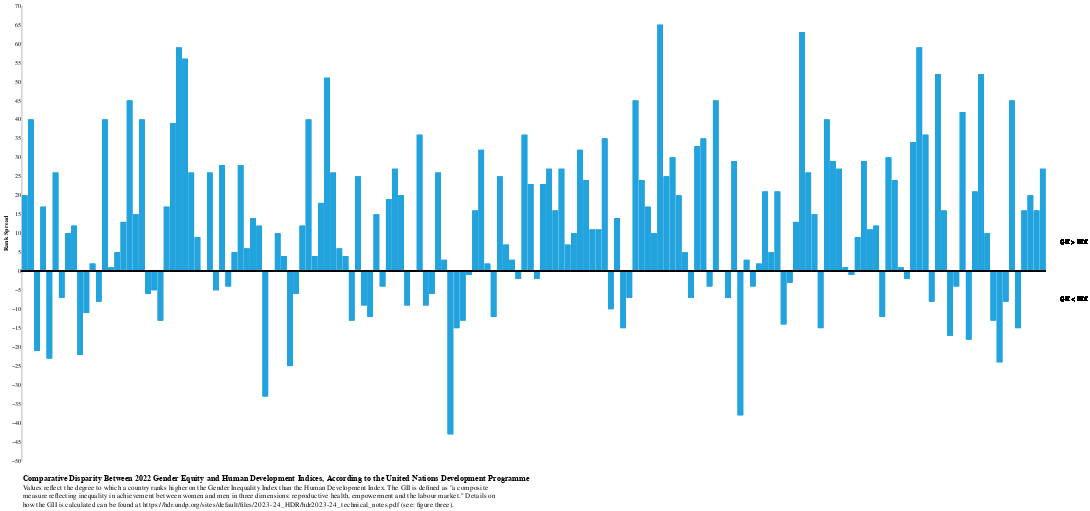

Notebook source saved alongside this figure:
### Code cell
threshold = 0

bar_click_positive = alt.selection_multi(encodings=["x"])
bar_click_negative = alt.selection_multi(encodings=["x"])

bars = alt.Chart(dev).mark_bar().encode(
    x=alt.X("Country:N", title=None, axis=None, sort=alt.EncodingSortField(field="HDI_Gender", order="descending")),
    y=alt.Y("HDI_Gender:Q", title='Rank Spread'),
    color=alt.condition(bar_click_positive, alt.value("#22a3dd"), alt.value("black"))
)

tooltip_layer_positive = bars.encode(
    tooltip=[
        alt.Tooltip("Country:N", title=" "),
        alt.Tooltip("HDI rank:Q", title="HDI Rank"),
        alt.Tooltip("GII Rank:Q", title="GII Rank")
    ]
).transform_filter(
    bar_click_positive
).add_selection(
    bar_click_positive
)

tooltip_layer_negative = bars.encode(
    tooltip=[
        alt.Tooltip("Country:N", title=" "),
        alt.Tooltip("HDI rank:Q", title="HDI Rank"),
        alt.Tooltip("GII Rank:Q", title="GII Rank")
    ]
).transform_filter(
    bar_click_negative
).add_selection(
    bar_click_negative
)

rule = alt.Chart().mark_rule(color='black').encode(
    y=alt.datum(threshold)
)

label_1 = rule.mark_text(
    x="width",
    dx=25,
    dy=50,
    align="left",
    baseline="middle",
    text='GII < HDI',
    fontSize=10,
    fontWeight='bold'
)

label_2 = rule.mark_text(
    x="width",
    dx=25,
    dy=-50,
    align="left",
    baseline="middle",
    text='GII > HDI',
    fontSize=10,
    fontWeight='bold'
)

bar = (bars + tooltip_layer_positive + tooltip_layer_negative + rule + label_1 + label_2).properties(
    width=1800,
    height=800,
    title={
        "text": 'Comparative Disparity Between 2022 Gender Equity and Human Development Indices, According to the United Nations Development Programme',
        "subtitle": [
            """Values reflect the degree to which a country ranks higher on the Gender Inequality Index than the Human Development Index. The GII is defined as "a composite """,
            """measure reflecting inequality in achievement between women and men in three dimensions: reproductive health, empowerment and the labour market." Details on """,
            """how the GII is calculated can be found at https://hdr.undp.org/sites/default/files/2023-24_HDR/hdr2023-24_technical_notes.pdf (see: figure three)."""
        ]
    }
).configure_title(
    fontSize=14,
    subtitleFontSize=13,
    align='left',
    anchor='start',
    baseline='bottom',
    orient='bottom',
    dx=35,
    dy=15
).configure_axis(
    ticks=False,
    grid=False
).configure_view(
    stroke=None
)

bar

### Figure 1 — Vega-Lite specification as saved in the notebook (floating-point values rounded to 4 significant figures; data arrays with more than 128 entries replaced by an {"elided": "..."} marker saying what was removed)
{"config": {"view": {"continuousWidth": 400, "continuousHeight": 300, "stroke": null}, "axis": {"grid": false, "ticks": false}, "title": {"align": "left", "anchor": "start", "baseline": "bottom", "dx": 35, "dy": 15, "fontSize": 14, "orient": "bottom", "subtitleFontSize": 13}}, "layer": [{"mark": "bar", "encoding": {"color": {"condition": {"value": "#22a3dd", "selection": "selector013"}, "value": "black"}, "x": {"axis": null, "field": "Country", "sort": {"field": "HDI_Gender", "order": "descending"}, "title": null, "type": "nominal"}, "y": {"field": "HDI_Gender", "title": "Rank Spread", "type": "quantitative"}}}, {"mark": "bar", "encoding": {"color": {"condition": {"value": "#22a3dd", "selection": "selector013"}, "value": "black"}, "tooltip": [{"field": "Country", "title": " ", "type": "nominal"}, {"field": "HDI rank", "title": "HDI Rank", "type": "quantitative"}, {"field": "GII Rank", "title": "GII Rank", "type": "quantitative"}], "x": {"axis": null, "field": "Country", "sort": {"field": "HDI_Gender", "order": "descending"}, "title": null, "type": "nominal"}, "y": {"field": "HDI_Gender", "title": "Rank Spread", "type": "quantitative"}}, "selection": {"selector013": {"type": "multi", "encodings": ["x"]}}, "transform": [{"filter": {"selection": "selector013"}}]}, {"mark": "bar", "encoding": {"color": {"condition": {"value": "#22a3dd", "selection": "selector013"}, "value": "black"}, "tooltip": [{"field": "Country", "title": " ", "type": "nominal"}, {"field": "HDI rank", "title": "HDI Rank", "type": "quantitative"}, {"field": "GII Rank", "title": "GII Rank", "type": "quantitative"}], "x": {"axis": null, "field": "Country", "sort": {"field": "HDI_Gender", "order": "descending"}, "title": null, "type": "nominal"}, "y": {"field": "HDI_Gender", "title": "Rank Spread", "type": "quantitative"}}, "selection": {"selector014": {"type": "multi", "encodings": ["x"]}}, "transform": [{"filter": {"selection": "selector014"}}]}, {"mark": {"type": "rule", "color": "black"}, "encoding": {"y": {"datum": 0}}}, {"mark": {"type": "text", "align": "left", "baseline": "middle", "dx": 25, "dy": 50, "fontSize": 10, "fontWeight": "bold", "text": "GII < HDI", "x": "width"}, "encoding": {"y": {"datum": 0}}}, {"mark": {"type": "text", "align": "left", "baseline": "middle", "dx": 25, "dy": -50, "fontSize": 10, "fontWeight": "bold", "text": "GII > HDI", "x": "width"}, "encoding": {"y": {"datum": 0}}}], "data": {"name": "data-930fc95ad1db54a51060040009162d10"}, "height": 800, "title": {"text": "Comparative Disparity Between 2022 Gender Equity and Human Development Indices, According to the United Nations Development Programme", "subtitle": ["Values reflect the degree to which a country ranks higher on the Gender Inequality Index than the Human Development Index. The GII is defined as \"a composite ", "measure reflecting inequality in achievement between women and men in three dimensions: reproductive health, empowerment and the labour market.\" Details on ", "how the GII is calculated can be found at https://hdr.undp.org/sites/default/files/2023-24_HDR/hdr2023-24_technical_notes.pdf (see: figure three)."]}, "width": 1800, "$schema": "https://vega.github.io/schema/vega-lite/v4.17.0.json", "datasets": {"data-930fc95ad1db54a51060040009162d10": {"elided": "166 records"}}}
